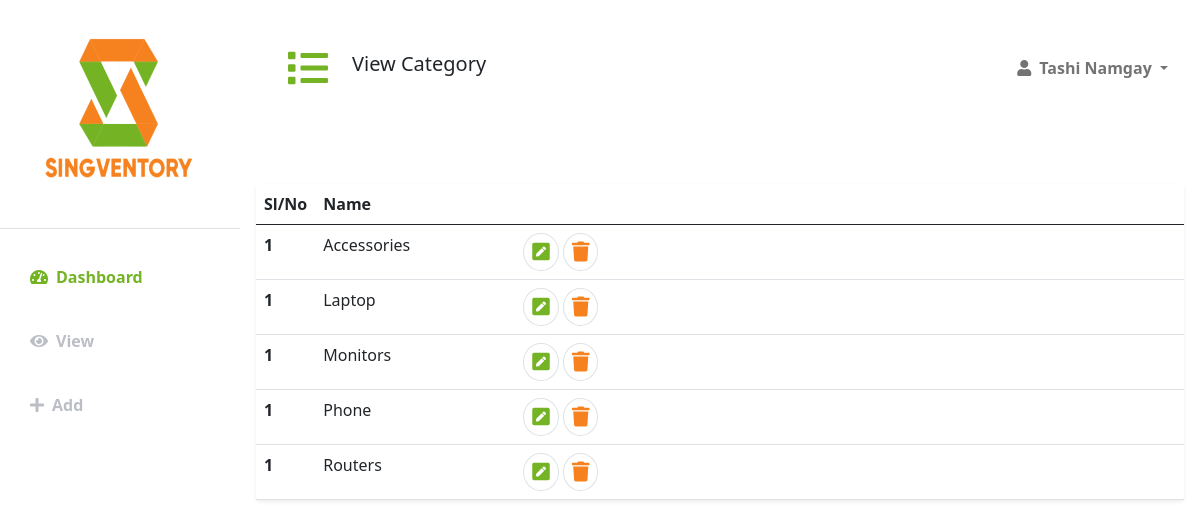
Page /svadmin/view/category (signed in) on the committed database.
### SingventoryApp/models.py (models this page shows, shortened)
class SVUser(AbstractBaseUser, PermissionsMixin):
    email = models.EmailField(_('email Address'), unique=True)
    name = models.CharField(max_length=150, blank=True)
    image = models.ImageField(default='default.png', upload_to='profile_pics')
    is_staff = models.BooleanField(default=True)
    is_active = models.BooleanField(default=True)
    CAT_CHOICES = (
        ('Admin', 'Admin'),
        ('User', 'User'),
    )
    ACTIVATION = (
        ('Active', 'Active'),
        ('Inactive', 'Inactive'),
    )
    category = models.CharField(
        _('category'),
        choices=CAT_CHOICES,
        max_length=15,
        default='User'
    )
    activated = models.CharField(
        _('activated'),
        choices=ACTIVATION,
        max_length=15,
        default='Inactive'
    )
    objects = AccountManager()
    USERNAME_FIELD = 'email'
    REQUIRED_FIELDS = ['name']
    class Meta:
        verbose_name = 'SV User'

class Category(models.Model):
    name = models.CharField(max_length=32, unique=True)
    class Meta:
        verbose_name_plural = 'categories'

### SingventoryApp/views.py (the view)
# urls.py: path('svadmin/view/category', views.adminViewCategory, name='viewcat'),
@login_required(login_url=home)
@user_passes_test(lambda u: True if u.category=="Admin" else False )
def adminViewCategory(request):
    categoriesl = Category.objects.all().order_by('name')
    page = request.GET.get('page', 1)
    paginator = Paginator(categoriesl, 9)
    try:
        categories = paginator.page(page)
    except PageNotAnInteger:
        categories = paginator.page(1)
    except EmptyPage:
        categories = paginator.page(paginator.num_pages)
    return render(request, 'SingventoryApp/admin/viewCategory.html',{'categories':categories})

### SingventoryApp/templates/SingventoryApp/admin/viewCategory.html (shortened to what this page needs)
{% load static %}
<!DOCTYPE html>
<html lang="en">
  <head>
    <link
      href="https://cdn.jsdelivr.net/npm/bootstrap@5.0.0-beta3/dist/css/bootstrap.min.css"
      rel="stylesheet"
    />
    <link
      rel="stylesheet"
      href="https://cdnjs.cloudflare.com/ajax/libs/font-awesome/5.15.3/css/all.min.css"
    />
    <link
      rel="stylesheet"
      href="{% static 'SingventoryApp/adminstyles.css' %}"
    />
  </head>
  <body>
    <div class="d-flex" id="wrapper">
      <div class="bg-white" id="sidebar-wrapper">
        <div
          class="sidebar-heading text-center py-4 primary-text fs-4 fw-bold text-uppercase border-bottom"
        >
          <a href="{% url 'adminhome' %}"
            ><img
              src="{% static 'SingventoryApp/images/logo.png' %}"
              height="180px"
              width="200px"
              alt="Logo of Singventory"
          /></a>
        </div>
        <div class="list-group list-group-flush my-3">
          <a
            href="{% url 'adminhome' %}"
            class="list-group-item list-group-item-action bg-transparent second-text active"
            ><i class="fas fa-tachometer-alt me-2"></i>Dashboard</a
          >
          <div class="dropdown">
            <button
              class="list-group-item list-group-item-action bg-transparent second-text fw-bold"
              type="button"
              id="dropdownMenu2"
              data-bs-toggle="dropdown"
              aria-expanded="false"
            >
              <i class="fas fa-eye me-2"></i>View
            </button>
          </div>
          <div class="dropdown">
            <button
              class="list-group-item list-group-item-action bg-transparent second-text fw-bold"
              type="button"
              id="dropdownMenu2"
              data-bs-toggle="dropdown"
              aria-expanded="false"
            >
              <i class="fas fa-plus me-2"></i>Add
            </button>
          </div>
        </div>
      </div>
      <div id="page-content-wrapper">
        <nav
          class="navbar navbar-expand-lg navbar-light bg-transparent py-4 px-4"
        >
          <div class="d-flex align-items-center">
            <i class="fas fa-list fs-1 primary-text rounded-full secondary-bg p-4" id="menu-toggle"></i>
            <h5>View Category</h5>
          </div>
          <div class="collapse navbar-collapse" id="navbarSupportedContent">
            <ul class="navbar-nav ms-auto mb-2 mb-lg-0">
              <li class="nav-item dropdown">
                <a
                  class="nav-link dropdown-toggle second-text fw-bold"
                  href="#"
                  id="navbarDropdown"
                  role="button"
                  data-bs-toggle="dropdown"
                  aria-expanded="false"
                >
                  <i class="fas fa-user me-2"></i>{{user.name}}
                </a>
              </li>
            </ul>
          </div>
        </nav>
        <div class="container-fluid px-3">
          <div class="row my-5" width="500">
            <div class="col">
              <table class="table bg-white rounded shadow-sm table-hover">
                <thead>
                  <tr>
                    <th scope="col" width="50">Sl/No</th>
                    <th scope="col" width="200">Name</th>
                    <th scope="col"></th>
                  </tr>
                </thead>
                <tbody>
                  {% for category in categories %}
                  <tr>
                    <th scope="row">1</th>
                    <td>{{category.name}}</td>
                    <td>
                      <a class="iconsa" href="{% url 'editCat' category.pk %}" data-bs-toggle="tooltip" data-bs-title="Edit Category">
                        <i
                          class="fas fa-pen-square fs-5 primary-text border rounded-full primary-text p-2"
                        ></i>
                      </a>
                      <a class="iconsa" href="{% url 'delCat' category.pk %}" data-bs-toggle="tooltip" data-bs-title="Delete Category">
                        <i
                          class="fas fa-trash fs-5 primary-text border rounded-full secondary-bg1 p-2"
                        ></i>
                      </a>
                    </td>
                  </tr>
                  {% endfor %}
                </tbody>
              </table>
            </div>
          </div>
        </div>
      </div>
    </div>
  </body>
</html>

### SingventoryApp/static/SingventoryApp/adminstyles.css (style rules this page uses)
:root { --main-bg-color: #74B424; --main-text-color: #74B424; --main-text-color1: #f6821f; --second-text-color: #bbbec5; --second-bg-color: #FFFFFF; }
.primary-text { color: var(--main-text-color); }
.second-text { color: var(--second-text-color); }
.secondary-bg { color: var(--main-text-color); }
.secondary-bg1 { color: var(--main-text-color1); }
.rounded-full { border-radius: 100%; }
#wrapper { overflow-x: hidden; background-image: linear-gradient( to right, #ffffff, #ffffff, #ffffff, #ffffff, #ffffff ); }
#sidebar-wrapper { min-height: 100vh; margin-left: -15rem; -webkit-transition: margin 0.25s ease-out; -moz-transition: margin 0.25s ease-out; -o-transition: margin 0.25s ease-out; transition: margin 0.25s ease-out; }
#sidebar-wrapper .sidebar-heading { padding: 0.875rem 1.25rem; font-size: 1.2rem; }
#sidebar-wrapper .list-group { width: 15rem; }
#page-content-wrapper { min-width: 100vw; }
#menu-toggle { cursor: pointer; }
.list-group-item { border: none; padding: 20px 30px; }
.list-group-item.active { background-color: transparent; color: var(--main-text-color); font-weight: bold; border: none; }
* { box-sizing: border-box; margin: 0; padding: 0; }
body { background-color: white; }
@media (min-width: 768px) { #sidebar-wrapper { margin-left: 0; } }
@media (min-width: 768px) { #page-content-wrapper { min-width: 0; width: 100%; } }
.iconsa { text-decoration: none; }

### rows in the picture
SVUser: name "Tashi Namgay"
Category: name "Accessories"
Category: name "Laptop"
Category: name "Monitors"
Category: name "Phone"
Category: name "Routers"
